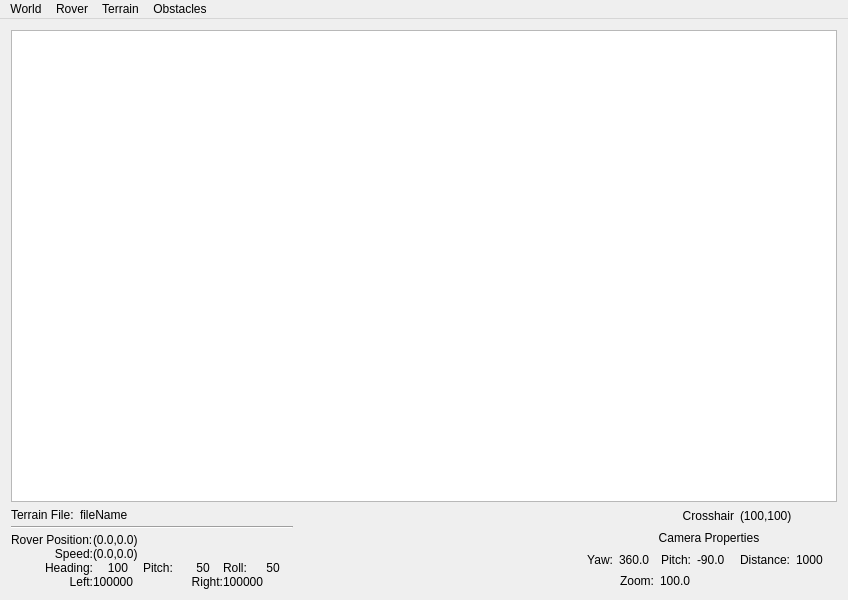
<?xml version="1.0" encoding="UTF-8"?>
<ui version="4.0">
 <class>MainController</class>
 <widget class="QMainWindow" name="MainController">
  <property name="geometry">
   <rect>
    <x>0</x>
    <y>0</y>
    <width>848</width>
    <height>600</height>
   </rect>
  </property>
  <property name="windowTitle">
   <string>MainController</string>
  </property>
  <widget class="QWidget" name="centralWidget">
   <layout class="QGridLayout" name="gridLayout">
    <item row="0" column="0" colspan="4">
     <widget class="simGLView" name="glView"/>
    </item>
    <item row="1" column="0">
     <layout class="QGridLayout" name="gridLayout_2">
      <property name="verticalSpacing">
       <number>4</number>
      </property>
      <item row="2" column="0" colspan="6">
       <layout class="QGridLayout" name="gridLayout_3">
        <property name="horizontalSpacing">
         <number>-1</number>
        </property>
        <property name="verticalSpacing">
         <number>0</number>
        </property>
        <property name="topMargin">
         <number>0</number>
        </property>
        <item row="2" column="0">
         <widget class="QLabel" name="label_3">
          <property name="sizePolicy">
           <sizepolicy hsizetype="Preferred" vsizetype="Minimum">
            <horstretch>0</horstretch>
            <verstretch>0</verstretch>
           </sizepolicy>
          </property>
          <property name="minimumSize">
           <size>
            <width>60</width>
            <height>0</height>
           </size>
          </property>
          <property name="maximumSize">
           <size>
            <width>100</width>
            <height>20</height>
           </size>
          </property>
          <property name="text">
           <string>Heading:</string>
          </property>
          <property name="alignment">
           <set>Qt::AlignRight|Qt::AlignTrailing|Qt::AlignVCenter</set>
          </property>
         </widget>
        </item>
        <item row="2" column="1">
         <widget class="QLabel" name="labelRoverHeading">
          <property name="sizePolicy">
           <sizepolicy hsizetype="Preferred" vsizetype="Minimum">
            <horstretch>0</horstretch>
            <verstretch>0</verstretch>
           </sizepolicy>
          </property>
          <property name="minimumSize">
           <size>
            <width>50</width>
            <height>0</height>
           </size>
          </property>
          <property name="maximumSize">
           <size>
            <width>60</width>
            <height>20</height>
           </size>
          </property>
          <property name="text">
           <string>100</string>
          </property>
          <property name="alignment">
           <set>Qt::AlignCenter</set>
          </property>
         </widget>
        </item>
        <item row="2" column="2">
         <widget class="QLabel" name="label_4">
          <property name="sizePolicy">
           <sizepolicy hsizetype="Preferred" vsizetype="Minimum">
            <horstretch>0</horstretch>
            <verstretch>0</verstretch>
           </sizepolicy>
          </property>
          <property name="minimumSize">
           <size>
            <width>40</width>
            <height>0</height>
           </size>
          </property>
          <property name="maximumSize">
           <size>
            <width>35</width>
            <height>20</height>
           </size>
          </property>
          <property name="text">
           <string>Pitch:</string>
          </property>
         </widget>
        </item>
        <item row="2" column="5">
         <widget class="QLabel" name="labelRoverRoll">
          <property name="sizePolicy">
           <sizepolicy hsizetype="Preferred" vsizetype="Minimum">
            <horstretch>0</horstretch>
            <verstretch>0</verstretch>
           </sizepolicy>
          </property>
          <property name="minimumSize">
           <size>
            <width>40</width>
            <height>0</height>
           </size>
          </property>
          <property name="maximumSize">
           <size>
            <width>40</width>
            <height>20</height>
           </size>
          </property>
          <property name="text">
           <string>50</string>
          </property>
          <property name="alignment">
           <set>Qt::AlignCenter</set>
          </property>
         </widget>
        </item>
        <item row="2" column="4">
         <widget class="QLabel" name="label_8">
          <property name="sizePolicy">
           <sizepolicy hsizetype="Preferred" vsizetype="Minimum">
            <horstretch>0</horstretch>
            <verstretch>0</verstretch>
           </sizepolicy>
          </property>
          <property name="minimumSize">
           <size>
            <width>30</width>
            <height>0</height>
           </size>
          </property>
          <property name="maximumSize">
           <size>
            <width>30</width>
            <height>20</height>
           </size>
          </property>
          <property name="text">
           <string>Roll:</string>
          </property>
         </widget>
        </item>
        <item row="2" column="3">
         <widget class="QLabel" name="labelRoverPitch">
          <property name="sizePolicy">
           <sizepolicy hsizetype="Preferred" vsizetype="Minimum">
            <horstretch>0</horstretch>
            <verstretch>0</verstretch>
           </sizepolicy>
          </property>
          <property name="minimumSize">
           <size>
            <width>40</width>
            <height>0</height>
           </size>
          </property>
          <property name="maximumSize">
           <size>
            <width>40</width>
            <height>20</height>
           </size>
          </property>
          <property name="text">
           <string>50</string>
          </property>
          <property name="alignment">
           <set>Qt::AlignCenter</set>
          </property>
         </widget>
        </item>
        <item row="3" column="0">
         <widget class="QLabel" name="label_7">
          <property name="sizePolicy">
           <sizepolicy hsizetype="Preferred" vsizetype="Minimum">
            <horstretch>0</horstretch>
            <verstretch>0</verstretch>
           </sizepolicy>
          </property>
          <property name="maximumSize">
           <size>
            <width>100</width>
            <height>20</height>
           </size>
          </property>
          <property name="layoutDirection">
           <enum>Qt::LeftToRight</enum>
          </property>
          <property name="text">
           <string>Left:</string>
          </property>
          <property name="alignment">
           <set>Qt::AlignRight|Qt::AlignTrailing|Qt::AlignVCenter</set>
          </property>
         </widget>
        </item>
        <item row="3" column="1" colspan="2">
         <widget class="QLabel" name="labelLeftEncoder">
          <property name="sizePolicy">
           <sizepolicy hsizetype="Preferred" vsizetype="Minimum">
            <horstretch>0</horstretch>
            <verstretch>0</verstretch>
           </sizepolicy>
          </property>
          <property name="maximumSize">
           <size>
            <width>16777215</width>
            <height>20</height>
           </size>
          </property>
          <property name="text">
           <string>100000</string>
          </property>
         </widget>
        </item>
        <item row="3" column="3">
         <widget class="QLabel" name="label_13">
          <property name="sizePolicy">
           <sizepolicy hsizetype="Preferred" vsizetype="Minimum">
            <horstretch>0</horstretch>
            <verstretch>0</verstretch>
           </sizepolicy>
          </property>
          <property name="maximumSize">
           <size>
            <width>40</width>
            <height>20</height>
           </size>
          </property>
          <property name="text">
           <string>Right:</string>
          </property>
          <property name="alignment">
           <set>Qt::AlignRight|Qt::AlignTrailing|Qt::AlignVCenter</set>
          </property>
         </widget>
        </item>
        <item row="3" column="4" colspan="2">
         <widget class="QLabel" name="labelRightEncoder">
          <property name="sizePolicy">
           <sizepolicy hsizetype="Preferred" vsizetype="Minimum">
            <horstretch>0</horstretch>
            <verstretch>0</verstretch>
           </sizepolicy>
          </property>
          <property name="maximumSize">
           <size>
            <width>16777215</width>
            <height>20</height>
           </size>
          </property>
          <property name="text">
           <string>100000</string>
          </property>
         </widget>
        </item>
        <item row="0" column="0">
         <widget class="QLabel" name="label_2">
          <property name="sizePolicy">
           <sizepolicy hsizetype="Preferred" vsizetype="Minimum">
            <horstretch>0</horstretch>
            <verstretch>0</verstretch>
           </sizepolicy>
          </property>
          <property name="maximumSize">
           <size>
            <width>100</width>
            <height>20</height>
           </size>
          </property>
          <property name="text">
           <string>Rover Position:</string>
          </property>
         </widget>
        </item>
        <item row="0" column="1" colspan="2">
         <widget class="QLabel" name="labelRoverPosition">
          <property name="sizePolicy">
           <sizepolicy hsizetype="Preferred" vsizetype="Minimum">
            <horstretch>0</horstretch>
            <verstretch>0</verstretch>
           </sizepolicy>
          </property>
          <property name="maximumSize">
           <size>
            <width>200</width>
            <height>20</height>
           </size>
          </property>
          <property name="text">
           <string>(0.0,0.0)</string>
          </property>
         </widget>
        </item>
        <item row="1" column="0">
         <widget class="QLabel" name="label_5">
          <property name="sizePolicy">
           <sizepolicy hsizetype="Preferred" vsizetype="Minimum">
            <horstretch>0</horstretch>
            <verstretch>0</verstretch>
           </sizepolicy>
          </property>
          <property name="maximumSize">
           <size>
            <width>100</width>
            <height>20</height>
           </size>
          </property>
          <property name="text">
           <string>Speed:</string>
          </property>
          <property name="alignment">
           <set>Qt::AlignRight|Qt::AlignTrailing|Qt::AlignVCenter</set>
          </property>
         </widget>
        </item>
        <item row="1" column="1" colspan="2">
         <widget class="QLabel" name="labelRoverSpeed">
          <property name="sizePolicy">
           <sizepolicy hsizetype="Preferred" vsizetype="Minimum">
            <horstretch>0</horstretch>
            <verstretch>0</verstretch>
           </sizepolicy>
          </property>
          <property name="maximumSize">
           <size>
            <width>100</width>
            <height>20</height>
           </size>
          </property>
          <property name="text">
           <string>(0.0,0.0)</string>
          </property>
         </widget>
        </item>
       </layout>
      </item>
      <item row="0" column="6" rowspan="3" colspan="4">
       <spacer name="horizontalSpacer">
        <property name="orientation">
         <enum>Qt::Vertical</enum>
        </property>
        <property name="sizeType">
         <enum>QSizePolicy::MinimumExpanding</enum>
        </property>
        <property name="sizeHint" stdset="0">
         <size>
          <width>10</width>
          <height>10</height>
         </size>
        </property>
       </spacer>
      </item>
      <item row="0" column="0">
       <widget class="QLabel" name="label">
        <property name="sizePolicy">
         <sizepolicy hsizetype="Preferred" vsizetype="Minimum">
          <horstretch>0</horstretch>
          <verstretch>0</verstretch>
         </sizepolicy>
        </property>
        <property name="maximumSize">
         <size>
          <width>16777215</width>
          <height>20</height>
         </size>
        </property>
        <property name="text">
         <string>Terrain File:</string>
        </property>
       </widget>
      </item>
      <item row="0" column="1" colspan="5">
       <widget class="QLabel" name="labelTerrainFilename">
        <property name="sizePolicy">
         <sizepolicy hsizetype="Preferred" vsizetype="Minimum">
          <horstretch>0</horstretch>
          <verstretch>0</verstretch>
         </sizepolicy>
        </property>
        <property name="maximumSize">
         <size>
          <width>16777215</width>
          <height>20</height>
         </size>
        </property>
        <property name="text">
         <string>fileName</string>
        </property>
       </widget>
      </item>
      <item row="1" column="0" colspan="6">
       <widget class="Line" name="line">
        <property name="orientation">
         <enum>Qt::Horizontal</enum>
        </property>
       </widget>
      </item>
     </layout>
    </item>
    <item row="1" column="1">
     <spacer name="horizontalSpacer_3">
      <property name="orientation">
       <enum>Qt::Horizontal</enum>
      </property>
      <property name="sizeHint" stdset="0">
       <size>
        <width>40</width>
        <height>20</height>
       </size>
      </property>
     </spacer>
    </item>
    <item row="1" column="2">
     <layout class="QGridLayout" name="gridLayout_5">
      <item row="0" column="0" colspan="4">
       <widget class="QLabel" name="label_6">
        <property name="maximumSize">
         <size>
          <width>16777215</width>
          <height>20</height>
         </size>
        </property>
        <property name="text">
         <string>Crosshair</string>
        </property>
        <property name="alignment">
         <set>Qt::AlignRight|Qt::AlignTrailing|Qt::AlignVCenter</set>
        </property>
       </widget>
      </item>
      <item row="2" column="0">
       <widget class="QLabel" name="label_9">
        <property name="maximumSize">
         <size>
          <width>16777215</width>
          <height>20</height>
         </size>
        </property>
        <property name="text">
         <string>Yaw:</string>
        </property>
        <property name="alignment">
         <set>Qt::AlignRight|Qt::AlignTrailing|Qt::AlignVCenter</set>
        </property>
       </widget>
      </item>
      <item row="2" column="4">
       <widget class="QLabel" name="label_10">
        <property name="maximumSize">
         <size>
          <width>16777215</width>
          <height>20</height>
         </size>
        </property>
        <property name="text">
         <string>Distance:</string>
        </property>
        <property name="alignment">
         <set>Qt::AlignRight|Qt::AlignTrailing|Qt::AlignVCenter</set>
        </property>
       </widget>
      </item>
      <item row="2" column="2">
       <widget class="QLabel" name="label_11">
        <property name="maximumSize">
         <size>
          <width>16777215</width>
          <height>20</height>
         </size>
        </property>
        <property name="text">
         <string>Pitch:</string>
        </property>
        <property name="alignment">
         <set>Qt::AlignRight|Qt::AlignTrailing|Qt::AlignVCenter</set>
        </property>
       </widget>
      </item>
      <item row="2" column="5">
       <widget class="QLabel" name="labelCameraDist">
        <property name="sizePolicy">
         <sizepolicy hsizetype="Fixed" vsizetype="Preferred">
          <horstretch>0</horstretch>
          <verstretch>0</verstretch>
         </sizepolicy>
        </property>
        <property name="minimumSize">
         <size>
          <width>35</width>
          <height>0</height>
         </size>
        </property>
        <property name="maximumSize">
         <size>
          <width>35</width>
          <height>20</height>
         </size>
        </property>
        <property name="text">
         <string>1000</string>
        </property>
       </widget>
      </item>
      <item row="0" column="4" colspan="2">
       <widget class="QLabel" name="labelCameraCrosshair">
        <property name="maximumSize">
         <size>
          <width>16777215</width>
          <height>20</height>
         </size>
        </property>
        <property name="text">
         <string>(100,100)</string>
        </property>
       </widget>
      </item>
      <item row="2" column="3">
       <widget class="QLabel" name="labelCameraPitch">
        <property name="sizePolicy">
         <sizepolicy hsizetype="Fixed" vsizetype="Preferred">
          <horstretch>0</horstretch>
          <verstretch>0</verstretch>
         </sizepolicy>
        </property>
        <property name="minimumSize">
         <size>
          <width>37</width>
          <height>0</height>
         </size>
        </property>
        <property name="maximumSize">
         <size>
          <width>37</width>
          <height>20</height>
         </size>
        </property>
        <property name="text">
         <string>-90.0</string>
        </property>
       </widget>
      </item>
      <item row="2" column="1">
       <widget class="QLabel" name="labelCameraYaw">
        <property name="sizePolicy">
         <sizepolicy hsizetype="Fixed" vsizetype="Preferred">
          <horstretch>0</horstretch>
          <verstretch>0</verstretch>
         </sizepolicy>
        </property>
        <property name="minimumSize">
         <size>
          <width>35</width>
          <height>0</height>
         </size>
        </property>
        <property name="maximumSize">
         <size>
          <width>35</width>
          <height>20</height>
         </size>
        </property>
        <property name="text">
         <string>360.0</string>
        </property>
       </widget>
      </item>
      <item row="1" column="0" colspan="6">
       <widget class="QLabel" name="labelCameraView">
        <property name="text">
         <string>Camera Properties</string>
        </property>
        <property name="alignment">
         <set>Qt::AlignCenter</set>
        </property>
       </widget>
      </item>
      <item row="3" column="0" colspan="2">
       <widget class="QLabel" name="label_14">
        <property name="text">
         <string>Zoom:</string>
        </property>
        <property name="alignment">
         <set>Qt::AlignRight|Qt::AlignTrailing|Qt::AlignVCenter</set>
        </property>
       </widget>
      </item>
      <item row="3" column="2">
       <widget class="QLabel" name="labelCameraZoom">
        <property name="text">
         <string>100.0</string>
        </property>
       </widget>
      </item>
     </layout>
    </item>
   </layout>
  </widget>
  <widget class="QMenuBar" name="menuBar">
   <property name="geometry">
    <rect>
     <x>0</x>
     <y>0</y>
     <width>848</width>
     <height>22</height>
    </rect>
   </property>
   <widget class="QMenu" name="menuWorld">
    <property name="title">
     <string>World</string>
    </property>
    <addaction name="actionSim_Timing"/>
   </widget>
   <widget class="QMenu" name="menuRover">
    <property name="title">
     <string>Rover</string>
    </property>
    <widget class="QMenu" name="menuRoverView">
     <property name="title">
      <string>View</string>
     </property>
     <addaction name="actionFree_View"/>
     <addaction name="actionRover_Center"/>
     <addaction name="actionRover_Follow"/>
     <addaction name="actionRover_View"/>
     <addaction name="actionRover_PanCam"/>
    </widget>
    <addaction name="actionNew_Rover"/>
    <addaction name="menuRoverView"/>
   </widget>
   <widget class="QMenu" name="menuTerrain">
    <property name="title">
     <string>Terrain</string>
    </property>
    <addaction name="actionOpen_Terrain"/>
    <addaction name="actionSave_Terrain"/>
    <addaction name="actionFlatten_Terrain"/>
    <addaction name="actionTerrain_Parameters"/>
   </widget>
   <widget class="QMenu" name="menuObstacles">
    <property name="title">
     <string>Obstacles</string>
    </property>
    <addaction name="actionRandomize_Obstacles"/>
    <addaction name="actionRemove_Obstacles"/>
    <addaction name="actionObstacle_Parameters"/>
   </widget>
   <addaction name="menuWorld"/>
   <addaction name="menuRover"/>
   <addaction name="menuTerrain"/>
   <addaction name="menuObstacles"/>
  </widget>
  <action name="actionRandomize_Obstacles">
   <property name="text">
    <string>Randomize Obstacles</string>
   </property>
   <property name="shortcut">
    <string>Ctrl+R</string>
   </property>
  </action>
  <action name="actionOpen_Terrain">
   <property name="text">
    <string>Open Terrain</string>
   </property>
   <property name="shortcut">
    <string>Ctrl+T</string>
   </property>
  </action>
  <action name="actionFlatten_Terrain">
   <property name="text">
    <string>Flatten Terrain</string>
   </property>
  </action>
  <action name="actionRemove_Obstacles">
   <property name="text">
    <string>Remove Obstacles</string>
   </property>
  </action>
  <action name="actionObstacle_Parameters">
   <property name="text">
    <string>Obstacle Parameters</string>
   </property>
   <property name="shortcut">
    <string>Ctrl+E</string>
   </property>
  </action>
  <action name="actionFree_View">
   <property name="text">
    <string>Free View</string>
   </property>
   <property name="shortcut">
    <string>Ctrl+1</string>
   </property>
  </action>
  <action name="actionRover_Follow">
   <property name="text">
    <string>Rover Follow</string>
   </property>
   <property name="shortcut">
    <string>Ctrl+3</string>
   </property>
  </action>
  <action name="actionRover_View">
   <property name="text">
    <string>Rover View</string>
   </property>
   <property name="shortcut">
    <string>Ctrl+4</string>
   </property>
  </action>
  <action name="actionSim_Timing">
   <property name="text">
    <string>Simulation Timing</string>
   </property>
  </action>
  <action name="actionTerrain_Parameters">
   <property name="text">
    <string>Terrain Parameters</string>
   </property>
  </action>
  <action name="actionSave_Terrain">
   <property name="text">
    <string>Save Terrain</string>
   </property>
  </action>
  <action name="actionRover_PanCam">
   <property name="text">
    <string>Rover PanCam</string>
   </property>
   <property name="shortcut">
    <string>Ctrl+5</string>
   </property>
  </action>
  <action name="actionNew_Rover">
   <property name="text">
    <string>New Rover</string>
   </property>
   <property name="shortcut">
    <string>Ctrl+N</string>
   </property>
  </action>
  <action name="actionRover_Center">
   <property name="text">
    <string>Rover Center</string>
   </property>
   <property name="shortcut">
    <string>Ctrl+2</string>
   </property>
  </action>
 </widget>
 <layoutdefault spacing="6" margin="11"/>
 <customwidgets>
  <customwidget>
   <class>simGLView</class>
   <extends>QGraphicsView</extends>
   <header>simglview.h</header>
  </customwidget>
 </customwidgets>
 <resources/>
 <connections/>
</ui>
